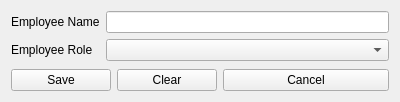
<?xml version="1.0" encoding="UTF-8"?>
<ui version="4.0">
 <class>FormAddEmployee</class>
 <widget class="QWidget" name="FormAddEmployee">
  <property name="geometry">
   <rect>
    <x>0</x>
    <y>0</y>
    <width>400</width>
    <height>102</height>
   </rect>
  </property>
  <property name="windowTitle">
   <string>Add Employee</string>
  </property>
  <layout class="QVBoxLayout" name="verticalLayout">
   <item>
    <layout class="QFormLayout" name="formLayout_2">
     <item row="0" column="0">
      <widget class="QLabel" name="lblEmployeeName">
       <property name="text">
        <string>Employee Name</string>
       </property>
      </widget>
     </item>
     <item row="0" column="1">
      <widget class="QLineEdit" name="lineEmployeeName"/>
     </item>
     <item row="1" column="0">
      <widget class="QLabel" name="lblEmployeePosition">
       <property name="text">
        <string>Employee Role</string>
       </property>
      </widget>
     </item>
     <item row="1" column="1">
      <widget class="QComboBox" name="cmbEmployeePosition"/>
     </item>
    </layout>
   </item>
   <item>
    <layout class="QHBoxLayout" name="horizontalLayoutAddStudent">
     <item>
      <widget class="QPushButton" name="btnSaveEmployee">
       <property name="maximumSize">
        <size>
         <width>100</width>
         <height>16777215</height>
        </size>
       </property>
       <property name="text">
        <string>Save</string>
       </property>
      </widget>
     </item>
     <item>
      <widget class="QPushButton" name="btnClearEmployee">
       <property name="maximumSize">
        <size>
         <width>100</width>
         <height>16777215</height>
        </size>
       </property>
       <property name="text">
        <string>Clear</string>
       </property>
      </widget>
     </item>
     <item>
      <widget class="QPushButton" name="btnCancelEmployee">
       <property name="text">
        <string>Cancel</string>
       </property>
      </widget>
     </item>
    </layout>
   </item>
  </layout>
 </widget>
 <resources/>
 <connections/>
</ui>
